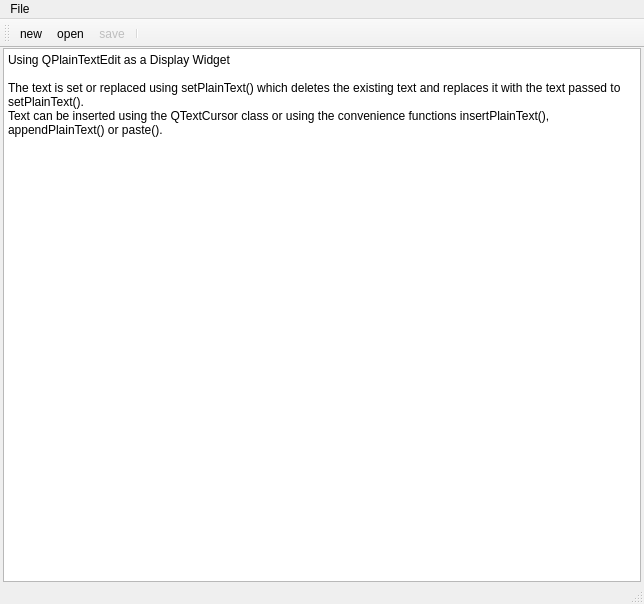
<?xml version="1.0" encoding="UTF-8"?>
<ui version="4.0">
 <class>Test10_2AClass</class>
 <widget class="QMainWindow" name="Test10_2AClass">
  <property name="geometry">
   <rect>
    <x>0</x>
    <y>0</y>
    <width>644</width>
    <height>604</height>
   </rect>
  </property>
  <property name="windowTitle">
   <string>Test10_2A</string>
  </property>
  <widget class="QWidget" name="centralWidget">
   <layout class="QHBoxLayout" name="horizontalLayout">
    <property name="leftMargin">
     <number>3</number>
    </property>
    <property name="topMargin">
     <number>0</number>
    </property>
    <property name="rightMargin">
     <number>3</number>
    </property>
    <property name="bottomMargin">
     <number>0</number>
    </property>
    <item>
     <widget class="QPlainTextEdit" name="plainTextEdit">
      <property name="styleSheet">
       <string notr="true">
font: 14pt &quot;宋体&quot;;</string>
      </property>
      <property name="plainText">
       <string>Using QPlainTextEdit as a Display Widget

The text is set or replaced using setPlainText() which deletes the existing text and replaces it with the text passed to setPlainText().
Text can be inserted using the QTextCursor class or using the convenience functions insertPlainText(), appendPlainText() or paste().
</string>
      </property>
     </widget>
    </item>
   </layout>
  </widget>
  <widget class="QMenuBar" name="menuBar">
   <property name="geometry">
    <rect>
     <x>0</x>
     <y>0</y>
     <width>644</width>
     <height>21</height>
    </rect>
   </property>
   <widget class="QMenu" name="menuFile">
    <property name="title">
     <string>File</string>
    </property>
    <addaction name="actionNew"/>
    <addaction name="actionOpen"/>
    <addaction name="separator"/>
    <addaction name="actionSave"/>
   </widget>
   <addaction name="menuFile"/>
  </widget>
  <widget class="QToolBar" name="mainToolBar">
   <attribute name="toolBarArea">
    <enum>TopToolBarArea</enum>
   </attribute>
   <attribute name="toolBarBreak">
    <bool>false</bool>
   </attribute>
   <addaction name="actionNew"/>
   <addaction name="actionOpen"/>
   <addaction name="actionSave"/>
   <addaction name="separator"/>
  </widget>
  <widget class="QStatusBar" name="statusBar"/>
  <action name="actionNew">
   <property name="icon">
    <iconset resource="test10_2a.qrc">
     <normaloff>:/Test10_2A/Resources/filenew.png</normaloff>:/Test10_2A/Resources/filenew.png</iconset>
   </property>
   <property name="text">
    <string>new</string>
   </property>
  </action>
  <action name="actionOpen">
   <property name="icon">
    <iconset resource="test10_2a.qrc">
     <normaloff>:/Test10_2A/Resources/fileopen.png</normaloff>:/Test10_2A/Resources/fileopen.png</iconset>
   </property>
   <property name="text">
    <string>open</string>
   </property>
  </action>
  <action name="actionSave">
   <property name="enabled">
    <bool>false</bool>
   </property>
   <property name="icon">
    <iconset resource="test10_2a.qrc">
     <normaloff>:/Test10_2A/Resources/filesave.png</normaloff>:/Test10_2A/Resources/filesave.png</iconset>
   </property>
   <property name="text">
    <string>save</string>
   </property>
  </action>
 </widget>
 <layoutdefault spacing="6" margin="11"/>
 <resources>
  <include location="test10_2a.qrc"/>
 </resources>
 <connections/>
</ui>
